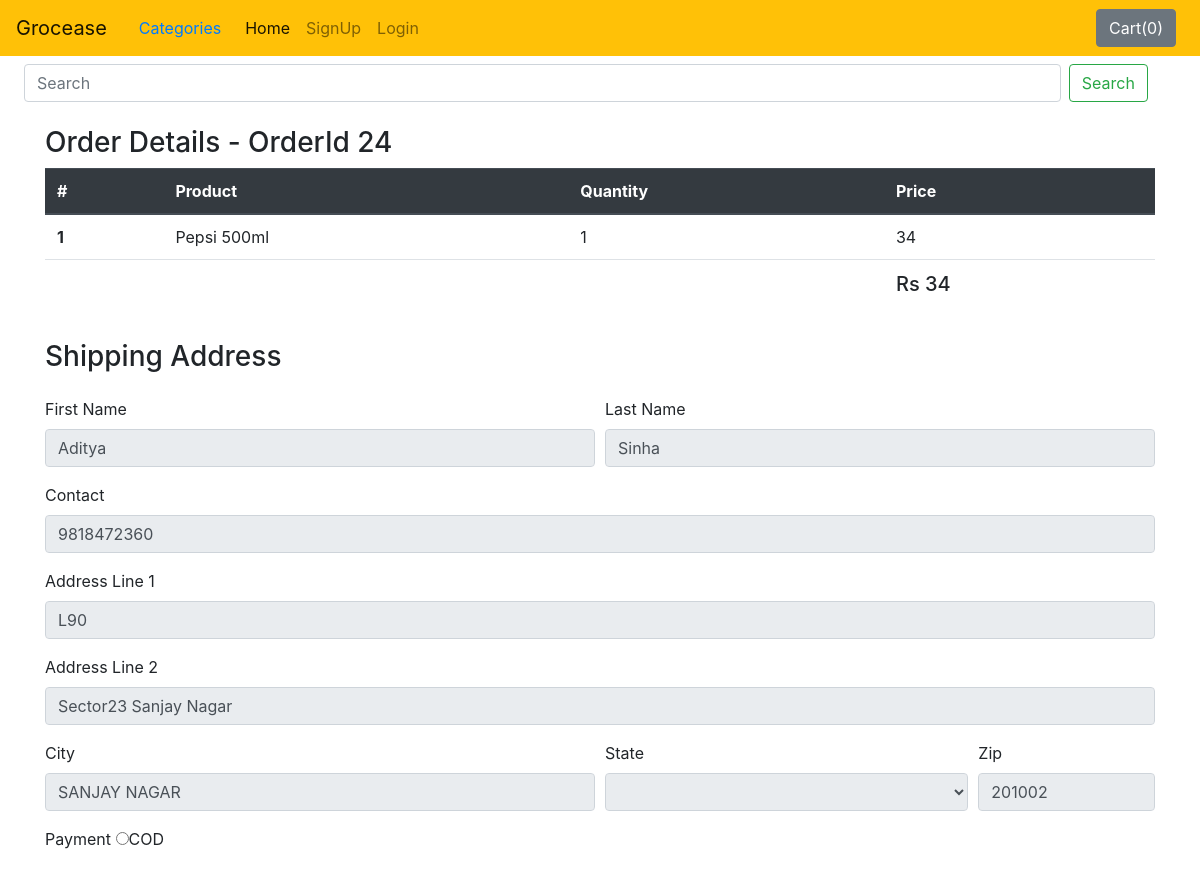
Page /order_detail/24 on the committed database.
### shop/models.py (models this page shows, shortened)
class Order(models.Model):
    o_id = models.AutoField(primary_key=True)
    u_id = models.ForeignKey(User, on_delete = models.SET_NULL, null=True)
    order_date = models.DateField()
    items = models.ManyToManyField(OrderItem)
    grand_total = models.IntegerField()
    fname = models.CharField(max_length=100, default='null')
    lname = models.CharField(max_length=100, default='null')
    contact = models.CharField(max_length=15,default='null')
    add1 = models.CharField(max_length=100,default='null')
    add2 = models.CharField(max_length=100, default='null')
    city = models.CharField(max_length=100, default='null')
    state = models.CharField(max_length=100, default='null')
    zipcode = models.CharField(max_length=100, default='null')

class Product(models.Model):
    p_id = models.AutoField(primary_key=True)
    name = models.CharField(max_length=100)
    mrp = models.IntegerField()
    sp = models.IntegerField()
    desc = models.CharField(max_length=500)
    image = models.ImageField(upload_to = get_upload_path)
    cat = models.ForeignKey(SubCategory, on_delete=models.CASCADE)
    available_quantity = models.IntegerField(default=100)

### shop/views.py (the view)
# urls.py: path('order_detail/<int:o_id>', views.order_detail, name='order_detail'),
def order_detail(request, o_id):
    order = Order.objects.get(o_id = o_id)
    items = dict()
    for i in order.items.all():
        p_id = i.p_id
        name = Product.objects.filter(p_id=p_id).values_list('name', flat=True)[0]
        items[name] = [i.quantity, i.price]
    print(items)
    return render(request, 'shop/order_detail.html', {'order':order, 'items':items})

### shop/templatetags/index.py (called while the page is built)
@register.filter
def index(indexable, i):
    return indexable[i]

### shop/templates/shop/order_detail.html (shortened to what this page needs)
{% extends 'shop/base.html' %}
{% load static %}
{% load mathfilters %}
{% load index %}
{% block body %}
<div class="container my-4">
    <h3>Order Details - OrderId {{order.o_id}} </h3>
<table class="table">
    <thead class="thead-dark">
      <tr>
        <th scope="col">#</th>
        <th scope="col">Product</th>
        <th scope="col">Quantity</th>
        <th scope="col">Price</th>
      </tr>
    </thead>
    <tbody>
        {% for name, values in items.items %}
      <tr>
        <th scope="row">{{forloop.counter}} </th>
        <td>{{name}} </td>
        <td>{{values|index:0}}</td>
        <td>{{values|index:1}}</td>
      </tr>
      {% endfor %}
     <tr>
         <td></td>
         <td></td>
         <td></td>
         <td><h5>Rs {{order.grand_total}}</h5></td>
     </tr>
    </tbody>
    </table>
<form>
  <h3 class="my-4"> Shipping Address</h3>
  <div class="form-row">
    <div class="form-group col-md-6">
      <label for="inputEmail4">First Name</label>
      <input type="text" class="form-control" id="inputEmail4" value="{{order.fname}}" disabled>
    </div>
    <div class="form-group col-md-6">
      <label for="inputPassword4">Last Name</label>
      <input type="text" class="form-control" id="inputPassword4" value="{{order.lname}}" disabled>
    </div>
  </div>
  <div class="form-row">
    <div class="form-group col-md-12">
      <label for="inputCity">Contact</label>
      <input type="text" class="form-control" id="inputCity" value="{{order.contact}}" disabled>
    </div>
  </div>
  <div class="form-group">
    <label for="inputAddress">Address Line 1</label>
    <input type="text" class="form-control" id="inputAddress" value="{{order.add1}}" disabled>
  </div>
  <div class="form-group">
    <label for="inputAddress2">Address Line 2</label>
    <input type="text" class="form-control" id="inputAddress2" value="{{order.add2}}" disabled>
  </div>
  <div class="form-row">
    <div class="form-group col-md-6">
      <label for="inputCity">City</label>
      <input type="text" class="form-control" id="inputCity" value="{{order.city}}" disabled>
    </div>
    <div class="form-group col-md-4">
      <label for="inputState">State</label>
      <select id="inputState" class="form-control" value='{{order.state}}' disabled>
      </select>
    </div>
    <div class="form-group col-md-2">
      <label for="inputZip">Zip</label>
      <input type="text" class="form-control" id="inputZip" value="{{order.zipcode}}" disabled>
    </div>
  </div>
  <div class="form-row">
    <div class="form-group col-md-6">
      <label for="inputCity">Payment</label>
      <input type="radio" selected='selected'>COD
    </div>
</form>
</div>
{% endblock %}

### shop/static/shop/css/simple-sidebar.css (style rules this page uses)
body { overflow-x: hidden; }

### rows in the picture
Order: o_id "24", grand_total "34", fname "Aditya", lname "Sinha", contact "9818472360", add1 "L90", add2 "Sector23 Sanjay Nagar", city "SANJAY NAGAR", zipcode "201002"
Product: name "Pepsi 500ml", values "1", sp "34"
